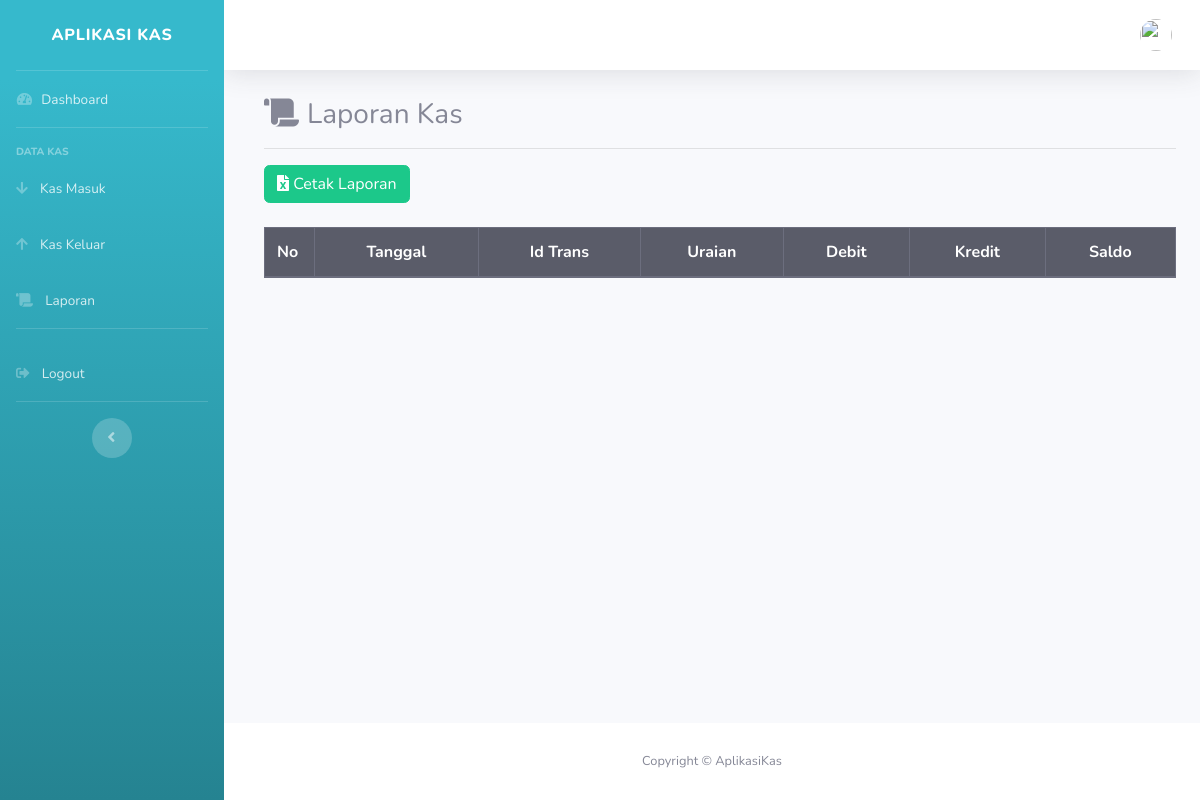
Page /index.php/laporan on the earlier database version.
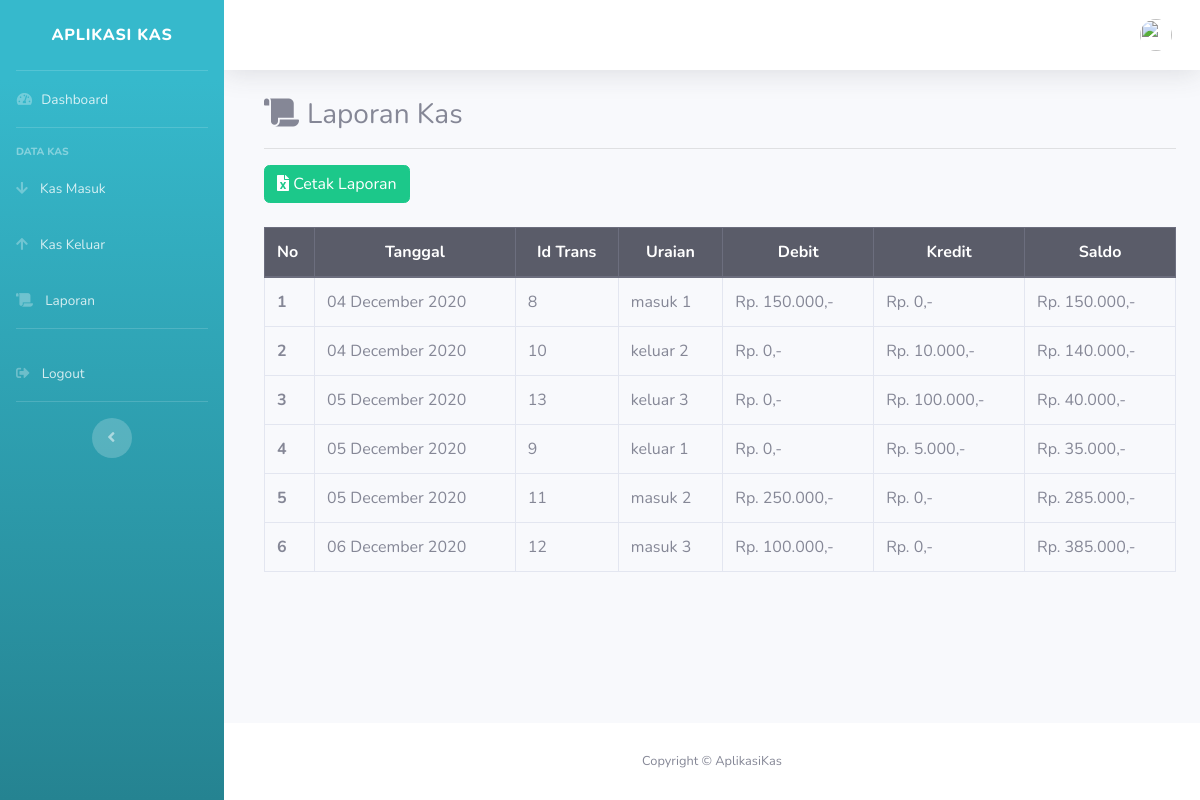
Same page on the later database version.
### tables this page shows
CREATE TABLE `jurnal_detail` (
  `ids` int(11) NOT NULL,
  `id_jurnal` varchar(255) DEFAULT NULL,
  `kredit` int(255) DEFAULT NULL,
  `debit` int(255) DEFAULT NULL
);

CREATE TABLE `jurnal` (
  `ids` int(11) NOT NULL,
  `id` int(11) NOT NULL,
  `keterangan` varchar(255) DEFAULT NULL,
  `tanggal` date DEFAULT NULL
);

### application/controllers/Laporan.php (called while the page is built, shortened)
<?php
class Laporan extends CI_Controller
{
    public function index()
    {
        $data['jurnal'] = $this->db->query("SELECT a.ids,a.id,a.keterangan,a.tanggal,kredit,debit FROM jurnal a LEFT JOIN jurnal_detail b on a.ids = b.id_jurnal order by a.tanggal asc")->result_array();
        $data['user'] = $this->db->get_where('user', ['email' => $this->session->userdata('email')]) -> row_array();
        $this->load->view('templates/header',$data);
        $this->load->view('templates/sidebar',$data);
        $this->load->view('templates/topbar',$data);
        $this->load->view('admin/laporan/laporan',$data);
        $this->load->view('templates/footer');
    }
    public function cetak()
    {
        $type = $this->input->get('p');
        $tgl_awal = $this->input->get('tglawal');
        $tgl_akhir = $this->input->get('tglakhir');
        $data['user'] =  $this->db->get_where('user', ['email' =>
        $this->session->userdata('email')])->row_array();
        if ($type = 'excel') {
            if ($tgl_akhir == null && $tgl_awal == null) {
                $saldo_awal = "SELECT a.ids,a.id,a.keterangan,a.tanggal,kredit,debit FROM jurnal a
                LEFT JOIN jurnal_detail b on a.ids = b.id_jurnal where date(tanggal) < '$tgl_awal' order by a.tanggal asc";
                $query = "SELECT a.ids,a.id,a.keterangan,a.tanggal,kredit,debit FROM jurnal a
               LEFT JOIN jurnal_detail b on a.ids = b.id_jurnal  order by a.tanggal asc";
            } else {
                $saldo_awal = "SELECT a.ids,a.id,a.keterangan,a.tanggal,kredit,debit FROM jurnal a
                LEFT JOIN jurnal_detail b on a.ids = b.id_jurnal where date(tanggal) < '$tgl_awal' order by a.tanggal asc";
                $query = "SELECT a.ids,a.id,a.keterangan,a.tanggal,kredit,debit FROM jurnal a
               LEFT JOIN jurnal_detail b on a.ids = b.id_jurnal where date(tanggal)  between '$tgl_awal' and '$tgl_akhir'  order by a.tanggal asc";
            }
            $data['saldo_awal'] = $this->db->query($saldo_awal)->result_array();
            $data['jurnal'] = $this->db->query($query)->result_array();
            $this->session->set_flashdata('tglawal', $tgl_awal);
            $this->session->set_flashdata('tglakhir', $tgl_akhir);
            $this->load->view('cetak/excel', $data);
        } else {
        }}}

### index.php (called while the page is built, shortened)
<?php
require_once BASEPATH.'core/CodeIgniter.php';

### application/views/admin/laporan/laporan.php (the view, shortened to what this page needs)
<div class="container-fluid">
<div class="col-md-14 pl-3 pt-1 ">
<h3><i class="fas fa-scroll pr-2"></i>Laporan Kas</h3><hr>
<a href="<?= base_url('laporan/cetak?p=') ?>excel&tglawal=<?= $this->session->flashdata('tglawal') ?>&tglakhir=<?= $this->session->flashdata('tglakhir') ?>" class=" btn btn-success mb-4"><i class="fas fa-file-excel"></i> Cetak Laporan</a>
<table class="table  table-bordered table-hover ">
<thead class="thead-dark thead-center">
  <tr>
    <th scope="col" style="width:50px">No</th>
    <th scope="col" style="text-align:center;">Tanggal</th>
    <th scope="col" style="text-align:center;">Id Trans</th>
    <th scope="col" style="text-align:center;">Uraian</th>
    <th scope="col" style="text-align:center;">Debit</th>
    <th scope="col" style="text-align:center;">Kredit</th>
    <th scope="col" style="text-align:center;">Saldo</th>
  </tr>
</thead>
<tbody>
  <?php
      $count = 0;
      $saldo = 0;
      foreach($jurnal as $row) {
        $count = $count + 1;
        if ($row['debit'] == 0) {
            $jumlah = $row['kredit'];
            $saldo = $saldo - $jumlah;
        } else {
            $jumlah = $row['debit'];
            $saldo = $saldo + $jumlah;
        }
  ?>
  <tr>
    <th scope="row"><?php echo $count ?></th>
    <td><?php echo date('d F Y', strtotime($row['tanggal'])); ?></td>
    <td><?php echo $row['id'] ?></td>
    <td><?php echo $row['keterangan'] ?></td>
    <td>Rp. <?php echo number_format($row['debit'],0,',','.')?>,-</td>
    <td>Rp. <?php echo number_format($row['kredit'],0,',','.')?>,-</td>
    <td>Rp. <?php echo number_format($saldo,0,',','.')?>,-</td>
      <?php } ?>
  </tr>
</tbody>
</table>
</div>
</div>
</div>

### application/views/templates/header.php (shortened to what this page needs)
<!DOCTYPE html>
<html lang="en">
<head>
  <link href="<?= base_url();?>assets/vendor/fontawesome-free/css/all.min.css" rel="stylesheet" type="text/css">
  <link href="<?= base_url();?>assets/css/sb-admin-2.min.css" rel="stylesheet">
</head>
<body id="page-top">
  <div id="wrapper">

### application/views/templates/sidebar.php
<ul class="navbar-nav bg-gradient-info sidebar sidebar-dark accordion" id="accordionSidebar">
<a class="sidebar-brand d-flex align-items-center justify-content-center" href="<?=site_url('admin')?>">
  <div class="sidebar-brand-text mx">Aplikasi Kas</div>
</a>
<hr class="sidebar-divider my-0">
<li class="nav-item">
  <a class="nav-link" href="<?=site_url('admin')?>">
    <i class="fas fa-fw fa-tachometer-alt"></i>
    <span>Dashboard</span></a>
</li>
<hr class="sidebar-divider">
<div class="sidebar-heading">
  Data Kas
</div>
<li class="nav-item">
  <a class="nav-link" href="<?=site_url('masuk')?>">
    <i class="fas fa-arrow-down pr-1"></i>
    <span>Kas Masuk</span></a>
</li>
<li class="nav-item">
  <a class="nav-link" href="<?=site_url('keluar')?>">
    <i class="fas fa-arrow-up pr-1"></i>
    <span>Kas Keluar</span></a>
</li>
<li class="nav-item">
  <a class="nav-link" href="<?=site_url('laporan')?>">
    <i class="fas fa-scroll pr-1"></i>
    <span>Laporan</span></a>
</li>
<hr class="sidebar-divider">
<li class="nav-item">
  <a class="nav-link" href="<?= base_url('auth/logout');?>" data-toggle="modal" data-target="#logoutModal">
    <i class="fas fa-sign-out-alt pr-1"></i>
    <span>Logout</span></a>
</li>
<hr class="sidebar-divider d-none d-md-block">
<div class="text-center d-none d-md-inline">
  <button class="rounded-circle border-0" id="sidebarToggle"></button>
</div>
</ul>

### application/views/templates/topbar.php (shortened to what this page needs)
<div id="content-wrapper" class="d-flex flex-column">
  <div id="content">
    <nav class="navbar navbar-expand navbar-light bg-white topbar mb-4 static-top shadow">
      <ul class="navbar-nav ml-auto">
        <li class="nav-item dropdown no-arrow">
          <a class="nav-link dropdown-toggle" href="#" id="userDropdown" role="button" data-toggle="dropdown" aria-haspopup="true" aria-expanded="false">
            <img class="img-profile rounded-circle" src="<?= base_url('assets/img/profile/'). $user['image']; ?>">
          </a>
        </li>
      </ul>
    </nav>

### application/views/templates/footer.php (shortened to what this page needs)
 <footer class="sticky-footer bg-white">
        <div class="container my-auto">
          <div class="copyright text-center my-auto">
            <span>Copyright &copy; AplikasiKas</span>
          </div>
        </div>
      </footer>
    </div>
  </div>
</body>
</html>

Differences in the rows shown:
added jurnal_detail: id_jurnal.tanggal "04 December 2020", id_jurnal "8", id_jurnal.keterangan "masuk 1", debit "150.000", kredit "0", saldo "150.000"
added jurnal_detail: id_jurnal.tanggal "04 December 2020", id_jurnal "10", id_jurnal.keterangan "keluar 2", debit "0", kredit "10.000", saldo "140.000"
added jurnal_detail: id_jurnal.tanggal "05 December 2020", id_jurnal "13", id_jurnal.keterangan "keluar 3", debit "0", kredit "100.000", saldo "40.000"
added jurnal_detail: id_jurnal.tanggal "05 December 2020", id_jurnal "9", id_jurnal.keterangan "keluar 1", debit "0", kredit "5.000", saldo "35.000"
added jurnal_detail: id_jurnal.tanggal "05 December 2020", id_jurnal "11", id_jurnal.keterangan "masuk 2", debit "250.000", kredit "0", saldo "285.000"
added jurnal_detail: id_jurnal.tanggal "06 December 2020", id_jurnal "12", id_jurnal.keterangan "masuk 3", debit "100.000", kredit "0", saldo "385.000"
